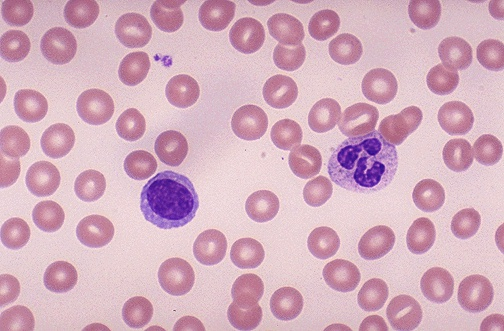
#> input picture blood04.jpg, 504 x 331 px, found by its file name
$ jupyter execute Tassk07.ipynb
#> lines starting #> are read from the running program, lines starting #| are printed output that depends on the picture; after the words box and inside, x2 and y2 are one past the last pixel; in counts of white or black regions, pixels touching at a corner belong together
[cell 1]
import cv2
import numpy as np
import matplotlib.pyplot as plt

[cell 2]
image = cv2.imread("C:\\Users\\aedpu\\Gurubalan Final year\\blood04.jpg")
#> image is the input picture: shape (331, 504, 3); mean B, G, R 189.9, 173.4, 211.9
plt.imshow(image)
plt.show()

[cell 3]
img_RGB = cv2.cvtColor(image,cv2.COLOR_BGR2RGB)
img_gray = cv2.cvtColor(image,cv2.COLOR_RGB2GRAY)
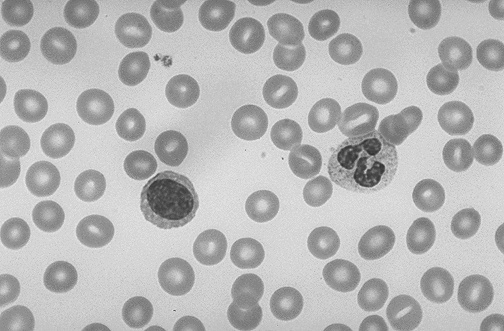
#> img_gray: shape (331, 504); min 48, max 236, mean 182.7
plt.imshow(img_gray)
plt.show()

[cell 4]
image1 = cv2.medianBlur(img_gray,3)
ath2 = cv2.adaptiveThreshold(image1 , 255,cv2.ADAPTIVE_THRESH_GAUSSIAN_C,cv2.THRESH_BINARY,5,5)
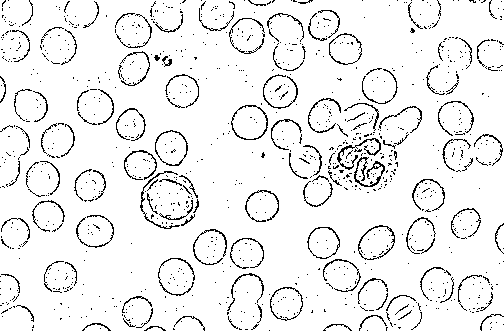
#> ath2: shape (331, 504); 93.4% white; black in thin lines or dots
plt.imshow(ath2)
plt.show()

[cell 5]
kernal = np.ones((3,3),np.uint8)
opening = cv2.morphologyEx(ath2,cv2.MORPH_OPEN,kernal , iterations = 13)
#> opening: shape (331, 504); 27.6% white; 24 white regions, largest, box (x1, y1, x2, y2) and area: (84, 179, 193, 298) 6684, (182, 69, 261, 182) 5602, (263, 201, 311, 287) 3522
plt.imshow(opening)
plt.show()

[cell 6]
sure_bg = cv2.dilate(opening,kernal,iterations = 7)
#> sure_bg: shape (331, 504); 45.6% white; 12 white regions, largest, box (x1, y1, x2, y2) and area: (0, 0, 268, 305) 35353, (320, 131, 504, 282) 14821, (256, 194, 318, 294) 5596
plt.imshow(sure_bg)
plt.show()

[cell 7]
dist_transform = cv2.distanceTransform(opening,cv2.DIST_L2 ,3)
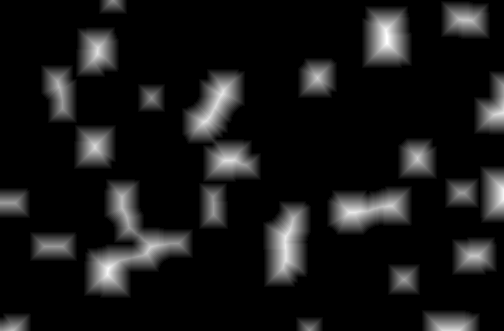
#> dist_transform: shape (331, 504) float32; min 0, max 23.88, mean 2.1; drawn with min black and max white
plt.subplot(1,2,1),plt.imshow(dist_transform)
plt.title("Dist_transform")
ret , sure_fg = cv2.threshold(dist_transform,0.05*dist_transform.max(),250 , 0)
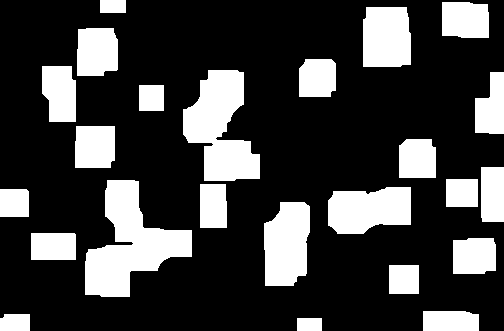
#> sure_fg: shape (331, 504) float32; values 0 (black) and 250 (white), 25.2% white; 24 white regions, largest, box (x1, y1, x2, y2) and area: (85, 180, 192, 297) 6214, (183, 70, 260, 181) 5185, (264, 202, 310, 286) 3278
#> ret = 1.19
plt.subplot(1,2,2),plt.imshow(sure_fg)
plt.title('Sobel X ')
plt.show()

[cell 8]
sure_fg = np.uint8(sure_fg)
unknown = cv2.subtract(sure_bg,sure_fg)
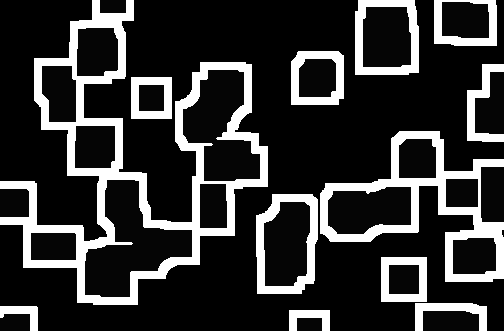
#> unknown: shape (331, 504); min 0, max 255, mean 53.3
plt.imshow(unknown)
plt.show()

[cell 9]
ret , markers = cv2.connectedComponents(sure_bg)
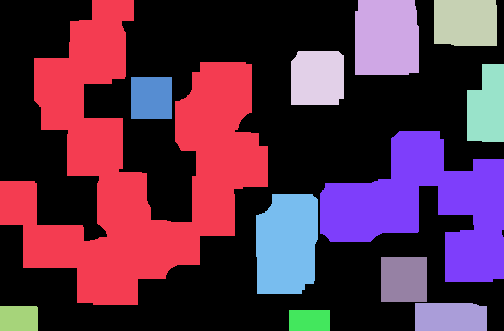
#> markers: shape (331, 504) int32; 13 distinct labels, from 0 to 12; one colour per label, 0 black
#> ret = 13
markers = markers+1
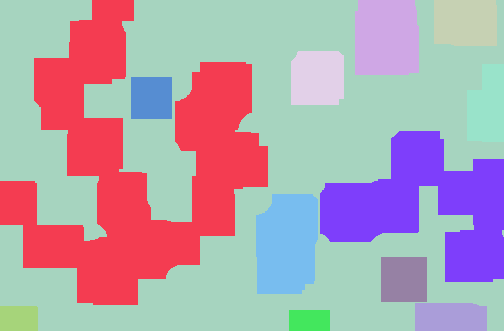
#> markers: shape (331, 504) int32; 13 distinct labels, from 1 to 13; one colour per label, 0 black
plt.imshow(markers)
plt.show()

[cell 10]
markers[unknown==255] = 0
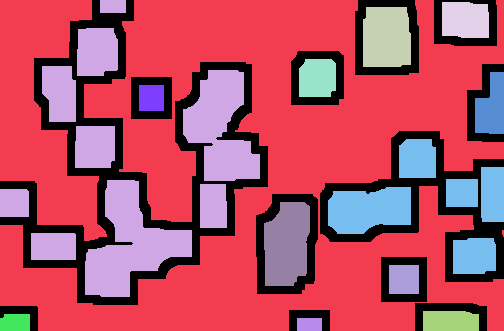
#> markers: shape (331, 504) int32; 14 distinct labels, from 0 to 13; one colour per label, 0 black
plt.imshow(markers)
plt.show()

[cell 11]
markers = cv2.watershed(image,markers)
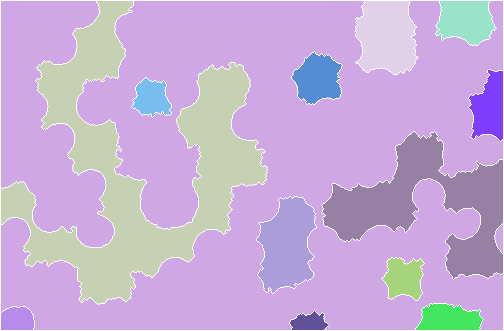
#> markers: shape (331, 504) int32; 14 distinct labels, from -1 to 13; one colour per label, 0 black, -1 white
image[markers == -1] = (250 , 0 , 0)
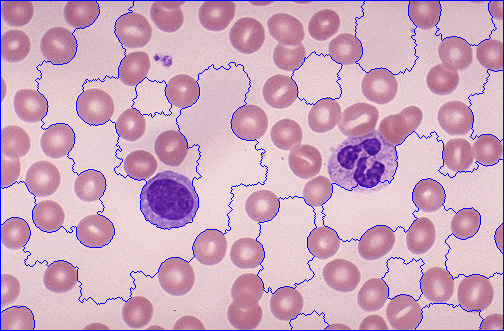
#> image: shape (331, 504, 3); 3.28% of pixels changed, all inside (x1, y1, x2, y2) = (0, 0, 504, 331)
plt.imshow(image)
plt.axis('off')
plt.show()
